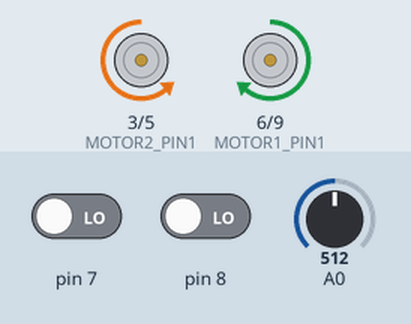
Simulated run of this sketch. Board: Arduino Uno, built with avr-gcc and run on an emulated ATmega328P. On the bench: motor-driver pin pairs drawn as motors (green arrow = first pin HIGH = forward, orange = second pin HIGH = backward, longer = more drive). The inputs (shaded band) are chosen by the test bench; at power-on: pin 7 LOW, pin 8 LOW, A0 = 512.

Above: at 6.2 s.
6.3 s: pin 7 driven HIGH and pin 8 driven HIGH
At 8.0 s:
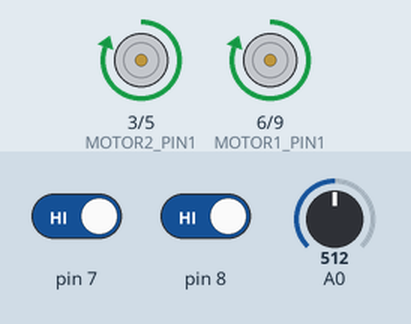
9.1 s: A0 set to 416
11.9 s: A0 set to 384
At 13.0 s:
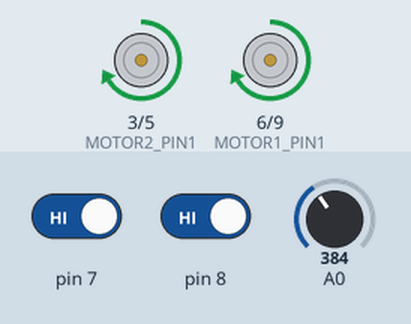
17.0 s: A0 set to 240
At 18.2 s:
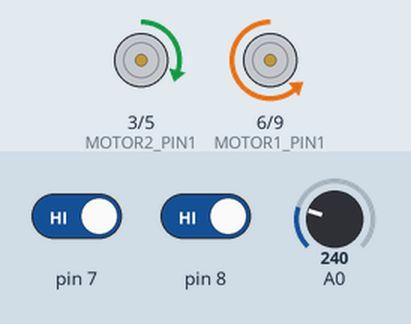
19.8 s: pin 7 driven LOW
At 20.7 s:
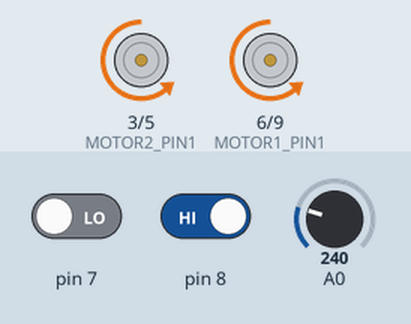
24.5 s: pin 7 driven HIGH
Timing chart, 0 to 27.6 s (numbered marks = the images above; inputs shaded):
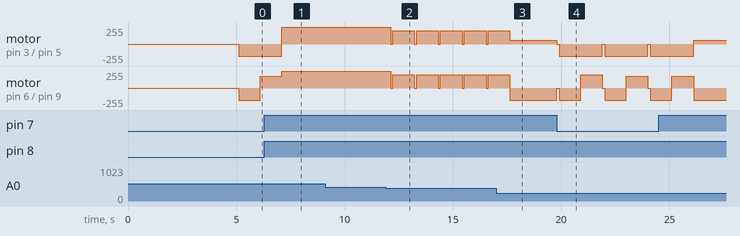

Measured:
- the behaviour switches between 400 and 399 on A0 (found by bisection; images 1 and 2)
- after the input at 9.1 s, every drawn part: stays the same
- after the input at 11.9 s, motor on pin 3 (MOTOR2_PIN1) / pin 5 (MOTOR2_PIN2), motor on pin 6 (MOTOR1_PIN1) / pin 9 (MOTOR1_PIN2): alternates forward 200/255 for 1.0 s and stopped for 0.10 s, starting after 0.22 s

The sketch:

sketch_aug20a.ino
```cpp
/*maximum value 255
*(SPEED,SPEED) moves forward
(-SPEED, -SPEED) moves backward
(-SPEED, SPEED) rotation to left, or if inversed, rotation to right
*/

#include <QTRSensors.h>

#define NUM_SENSORS   2     // number of sensors used
#define TIMEOUT       1500  // waits for 1500 microseconds for sensor outputs to go low
#define MOTOR2_PIN1  3
#define MOTOR2_PIN2  5
#define MOTOR1_PIN1  6
#define MOTOR1_PIN2  9

// color sensors are connected to pin 7 digital and 8 digital
QTRSensorsRC qtrrc((unsigned char[]) {7, 8},NUM_SENSORS, TIMEOUT);
unsigned int sensorValues[NUM_SENSORS];
unsigned int SPEED;
void setup() {
  pinMode(MOTOR1_PIN1, OUTPUT);
  pinMode(MOTOR1_PIN2, OUTPUT);
  pinMode(MOTOR2_PIN1, OUTPUT);
  pinMode(MOTOR2_PIN2, OUTPUT);
  delay(5000);
  //for debugging only, sending values to PC
  //Serial.begin(9600);
}

void loop() {
  // read raw sensor color values
  qtrrc.read(sensorValues);

  /* read distance sensor:
   *    - object situated at 100 cm, it gives values 110-120
   *    - for a closer object (50 cm) will give 250-260
   *    - most close object touching the robot 540-560
   *    - the ring i think has like 1 meter diameter
  */
  int objectDistance = analogRead(0);
  //Serial.println(distance);

  /*
   * Check if we are in the safe zone, sensors on black or dark color give 2500,
   * For white area usually drops under 500
   * sensorValues[0] - values of right color sensor
   * sensorValues[1] - values of left color sensor
  */
  if (sensorValues[0] > 800 && sensorValues[1] > 800){
    //in the safe zone if no threat is detected rotate in place with moderate speed
      if (objectDistance < 250) {
      SPEED = 60;
      go(-SPEED,SPEED);
    }
    //in the safe zone, if the adversary is closer, accelerate to full speed
    //noticed that when accelaration jumps with more than 100 units the robo falls back
    if (objectDistance > 250 && objectDistance < 400) {
      stop();
      SPEED = 200;
      go(SPEED,SPEED);
      delay(1000);
    }
    if (objectDistance > 400) {
      SPEED = 255;
      go(SPEED,SPEED);
      delay(1000);
    }
  }
  //if we are in the danger zone go back 1 second and rotate 1 second
  else {
     stop();
     SPEED = 180;
     go(-SPEED,-SPEED);
     delay(1000);
     go(SPEED,-SPEED);
     delay(1000);
  }
}

void go(int speedLeft, int speedRight) {
  if (speedLeft > 0) {
    analogWrite(MOTOR1_PIN1, speedLeft);
    analogWrite(MOTOR1_PIN2, 0);
  }
  else {
    analogWrite(MOTOR1_PIN1, 0);
    analogWrite(MOTOR1_PIN2, -speedLeft);
  }

  if (speedRight > 0) {
    analogWrite(MOTOR2_PIN1, speedRight);
    analogWrite(MOTOR2_PIN2, 0);
  }else {
    analogWrite(MOTOR2_PIN1, 0);
    analogWrite(MOTOR2_PIN2, -speedRight);
  }
}
void stop(){
  go(0,0);
  delay(100);
}
```
